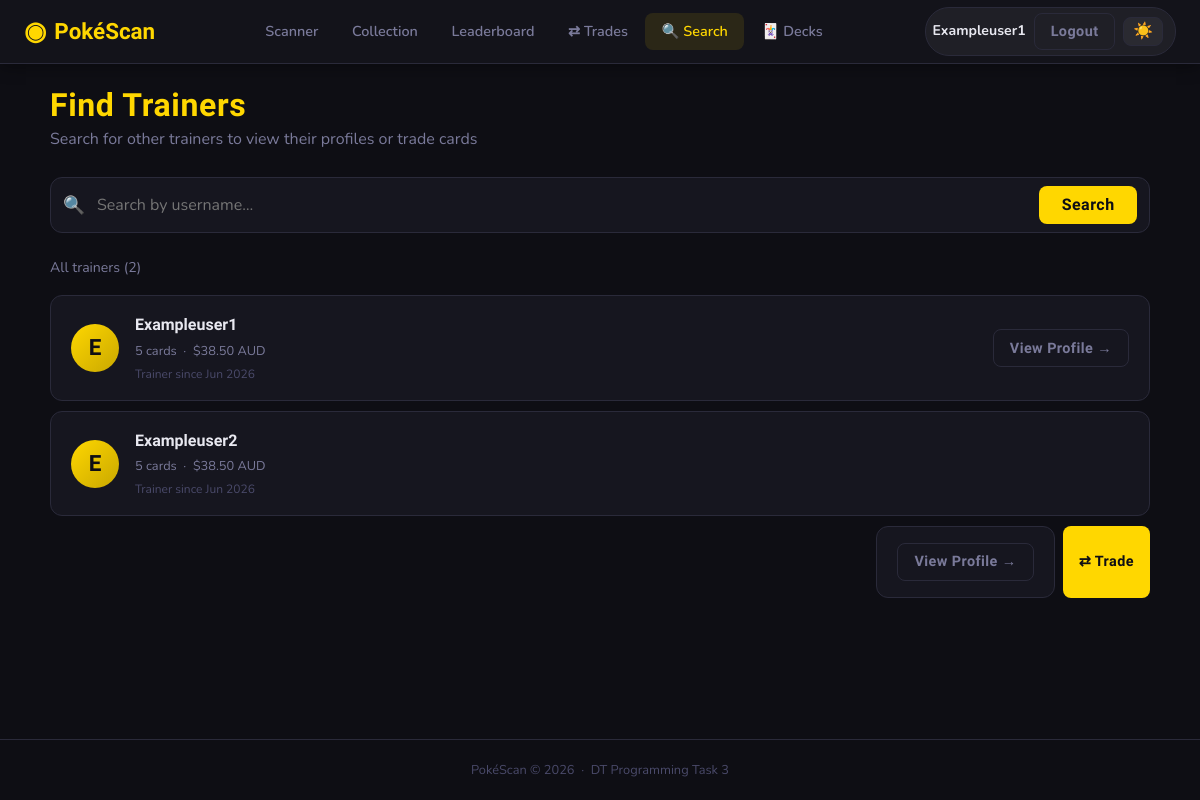
Page /collection/search (signed in) on the earlier database version.
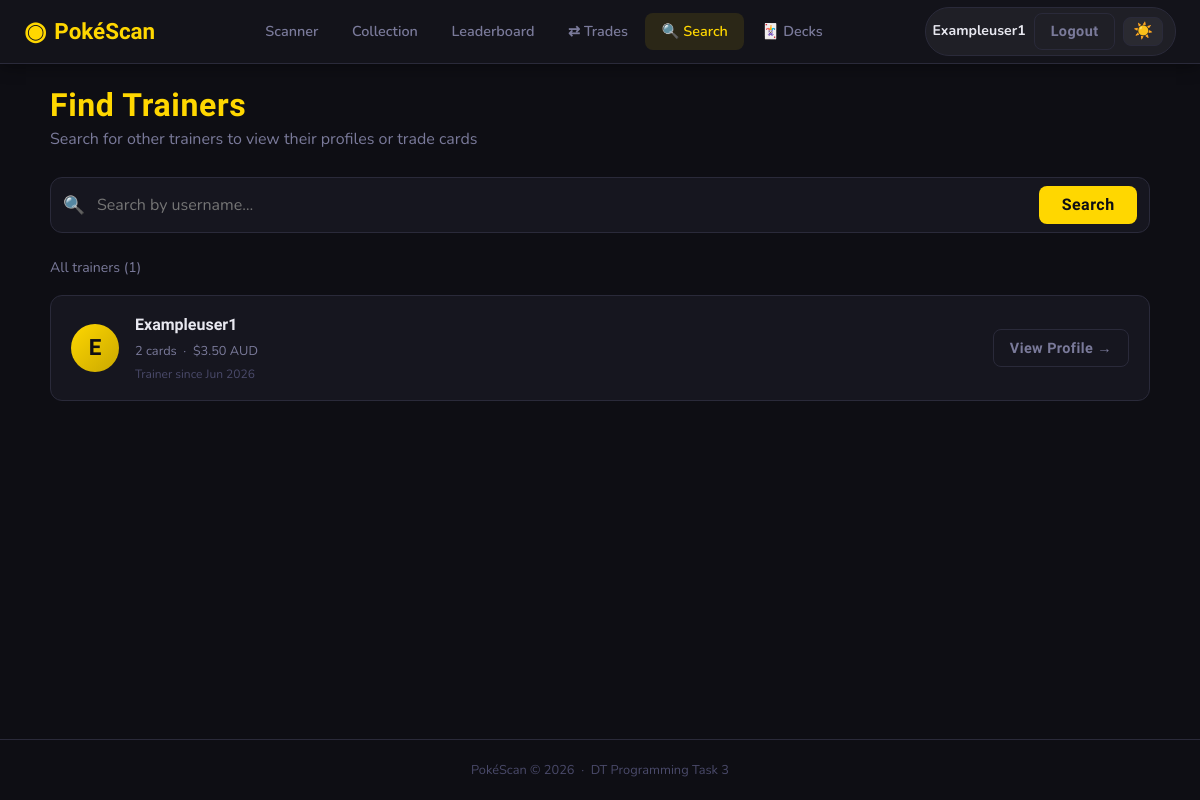
Same page on the later database version.
### app/models.py (models this page shows, shortened)
class User(UserMixin, db.Model):
    __tablename__ = 'users'
    id         = db.Column(db.Integer, primary_key=True)
    username   = db.Column(db.String(80), unique=True, nullable=False)
    email      = db.Column(db.String(120), unique=True, nullable=False)
    password   = db.Column(db.String(256), nullable=False)
    role       = db.Column(db.String(20), nullable=False, default='user')
    created_at = db.Column(db.DateTime, default=datetime.utcnow)
    scans       = db.relationship('Scan',         backref='user', lazy=True, cascade='all, delete-orphan')
    decks       = db.relationship('Deck',         backref='user', lazy=True, cascade='all, delete-orphan')
    wishlist    = db.relationship('WishlistItem', backref='user', lazy=True, cascade='all, delete-orphan')
    @property
    def is_admin(self):
        return self.role == 'admin'
    @property
    def collection_value(self):
        scanned_card_ids = {s.card_id for s in self.scans}
        cards = Card.query.filter(Card.id.in_(scanned_card_ids)).all()
        return round(sum(c.market_value or 0 for c in cards), 2)
    @property
    def unique_card_count(self):
        return len({s.card_id for s in self.scans})

class Scan(db.Model):
    __tablename__ = 'scans'
    id          = db.Column(db.Integer, primary_key=True)
    user_id     = db.Column(db.Integer, db.ForeignKey('users.id'), nullable=False)
    card_id     = db.Column(db.Integer, db.ForeignKey('cards.id'), nullable=False)
    confidence  = db.Column(db.Float, nullable=False)
    scanned_at  = db.Column(db.DateTime, default=datetime.utcnow)

class Card(db.Model):
    __tablename__ = 'cards'
    id              = db.Column(db.Integer, primary_key=True)
    name            = db.Column(db.String(100), nullable=False)
    set_name        = db.Column(db.String(100), nullable=False)
    set_number      = db.Column(db.String(20))
    rarity          = db.Column(db.String(50))          # e.g. "Rare Holo", "Common"
    card_type       = db.Column(db.String(50))          # e.g. "Pokemon", "Trainer", "Energy"
    hp              = db.Column(db.Integer)
    pokemon_type    = db.Column(db.String(50))          # e.g. "Fire", "Water"
    description     = db.Column(db.Text)
    image_url       = db.Column(db.String(500))         # URL to card image
    market_value    = db.Column(db.Float, default=0.0)  # AUD value
    roboflow_class  = db.Column(db.String(100), unique=True, nullable=False)  # Matches Roboflow label exactly
    added_at        = db.Column(db.DateTime, default=datetime.utcnow)
    scans      = db.relationship('Scan',         backref='card', lazy=True)
    deck_cards = db.relationship('DeckCard',     backref='card', lazy=True, cascade='all, delete-orphan')
    wishlist   = db.relationship('WishlistItem', backref='card', lazy=True, cascade='all, delete-orphan')

### app/collection/routes.py (the view)
@collection_bp.route('/search')
@login_required
def search_users():
    query = request.args.get('q', '').strip()
    results = []
    all_users = User.query.filter_by(role='user').order_by(User.username).all()
    if query:
        results = User.query.filter(
            User.username.ilike(f'%{query}%'),
            User.role == 'user'
        ).all()
    return render_template('collection/search_users.html',
                           query=query,
                           results=results,
                           all_users=all_users)

### app/templates/collection/search_users.html (shortened to what this page needs)
{% extends "base.html" %}
{% block content %}
<div class="page-container">
    <div class="page-header">
        <div>
            <h1 class="page-title">Find Trainers</h1>
            <p class="page-subtitle">Search for other trainers to view their profiles or trade cards</p>
        </div>
    </div>
    <form method="GET" action="{{ url_for('collection.search_users') }}" class="search-page-form">
        <div class="search-page-input-wrap">
            <span class="search-page-icon">🔍</span>
            <input type="text"
                   name="q"
                   class="search-page-input"
                   placeholder="Search by username…"
                   value="{{ query }}"
                   autofocus
                   autocomplete="off">
            <button type="submit" class="btn btn-primary">Search</button>
        </div>
    </form>
    {% if query %}
        {% if results %}
        <p class="search-results-count">
            {{ results|length }} trainer{{ 's' if results|length != 1 }} found for
            <strong>"{{ query }}"</strong>
        </p>
        <div class="search-results-grid">
            {% for user in results %}
            <a href="{{ url_for('profile.public_profile', username=user.username) }}"
               class="search-result-card">
                <div class="search-result-card-avatar">
                    {{ user.username[0].upper() }}
                </div>
                <div class="search-result-card-info">
                    <strong class="search-result-card-name">{{ user.username }}</strong>
                    <span class="search-result-card-meta">
                        {{ user.unique_card_count }} cards &nbsp;·&nbsp;
                        ${{ "%.2f"|format(user.collection_value) }} AUD
                    </span>
                    <span class="search-result-card-joined">
                        Trainer since {{ user.created_at.strftime('%b %Y') }}
                    </span>
                </div>
                <div class="search-result-card-actions">
                    <span class="btn btn-ghost btn-sm">View Profile →</span>
                    {% if user.id != current_user.id %}
                    <a href="{{ url_for('trade.offer', username=user.username) }}"
                       class="btn btn-primary btn-sm"
                       onclick="event.stopPropagation()">⇄ Trade</a>
                    {% endif %}
                </div>
            </a>
            {% endfor %}
        </div>
        {% else %}
        <div class="empty-state">
            <p class="empty-icon">🔍</p>
            <h2>No trainers found</h2>
            <p>No one matched "<strong>{{ query }}</strong>" — try a different name.</p>
        </div>
        {% endif %}
    {% else %}
    <p class="search-results-count">All trainers ({{ all_users|length }})</p>
    <div class="search-results-grid">
        {% for user in all_users %}
        <a href="{{ url_for('profile.public_profile', username=user.username) }}"
           class="search-result-card">
            <div class="search-result-card-avatar">
                {{ user.username[0].upper() }}
            </div>
            <div class="search-result-card-info">
                <strong class="search-result-card-name">{{ user.username }}</strong>
                <span class="search-result-card-meta">
                    {{ user.unique_card_count }} cards &nbsp;·&nbsp;
                    ${{ "%.2f"|format(user.collection_value) }} AUD
                </span>
                <span class="search-result-card-joined">
                    Trainer since {{ user.created_at.strftime('%b %Y') }}
                </span>
            </div>
            <div class="search-result-card-actions">
                <span class="btn btn-ghost btn-sm">View Profile →</span>
                {% if user.id != current_user.id %}
                <a href="{{ url_for('trade.offer', username=user.username) }}"
                   class="btn btn-primary btn-sm"
                   onclick="event.stopPropagation()">⇄ Trade</a>
                {% endif %}
            </div>
        </a>
        {% endfor %}
    </div>
    {% endif %}
</div>
{% endblock %}

### app/templates/base.html (shortened to what this page needs)
<!DOCTYPE html>
<html lang="en">
<head>
    <link rel="stylesheet" href="{{ url_for('static', filename='css/style.css') }}">
</head>
<body>
<nav class="navbar">
    <a class="nav-brand" href="{{ url_for('scanner.home') }}">
        <span class="brand-icon">◉</span>
        <span>PokéScan</span>
    </a>
    {% if current_user.is_authenticated %}
    <div class="nav-links">
        <a href="{{ url_for('scanner.home') }}"
           class="nav-link {% if request.blueprint == 'scanner' %}active{% endif %}">
            Scanner
        </a>
        <a href="{{ url_for('collection.library') }}"
            class="nav-link {% if request.blueprint == 'collection' and request.endpoint not in ['collection.search_users', 'collection.leaderboard', 'collection.public_decks'] %}active{% endif %}">
            Collection
        </a>
        <a href="{{ url_for('collection.leaderboard') }}"
            class="nav-link {% if request.endpoint == 'collection.leaderboard' %}active{% endif %}">
                Leaderboard
        </a>
        <a href="{{ url_for('trade.inbox') }}"
            class="nav-link {% if request.blueprint == 'trade' %}active{% endif %}">
            ⇄ Trades
        </a>
        <a href="{{ url_for('collection.search_users') }}"
            class="nav-link {% if request.endpoint == 'collection.search_users' %}active{% endif %}">
            🔍 Search
        </a>
        <a href="{{ url_for('collection.public_decks') }}"
            class="nav-link {% if request.endpoint == 'collection.public_decks' or request.endpoint == 'collection.view_public_deck' %}active{% endif %}">
            🃏 Decks
        </a>
    </div>
    <div class="nav-user">
        <a href="{{ url_for('profile.my_profile') }}" class="nav-username">
            {{ current_user.username }}
        </a>
        <a href="{{ url_for('auth.logout') }}" class="btn btn-ghost btn-sm">Logout</a>
        <button class="theme-toggle" id="themeToggle" onclick="toggleTheme()" title="Toggle theme">☀️</button>
    </div>
    {% endif %}
</nav>
<main class="main-content">
    {% block content %}{% endblock %}
</main>
<footer class="footer">
    <p>PokéScan &copy; 2026 &nbsp;·&nbsp; DT Programming Task 3</p>
</footer>
</body>
</html>

Differences in the rows shown:
no longer on this page (row edited): Card: collection_value "38.50"
removed User: username "E", username "Exampleuser2", unique_card_count "5", created_at "Jun 2026"
changed User "Exampleuser1": unique_card_count "5" → "2"
now on this page (row edited): Scan: collection_value "3.50"
Other differences:
{{ all_users|length }}: "2" → "1"
